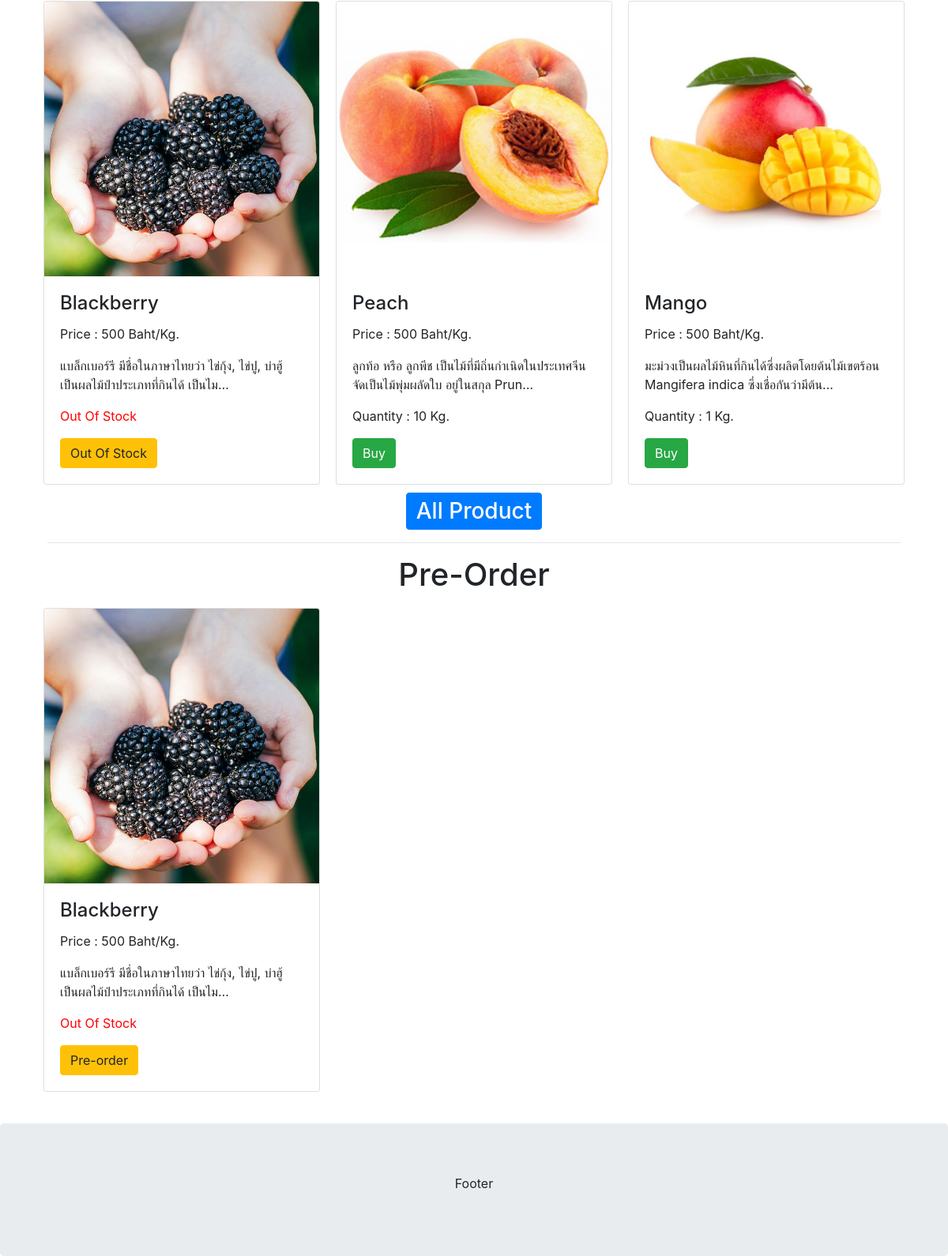
Before: / (lower part) with the older database file.
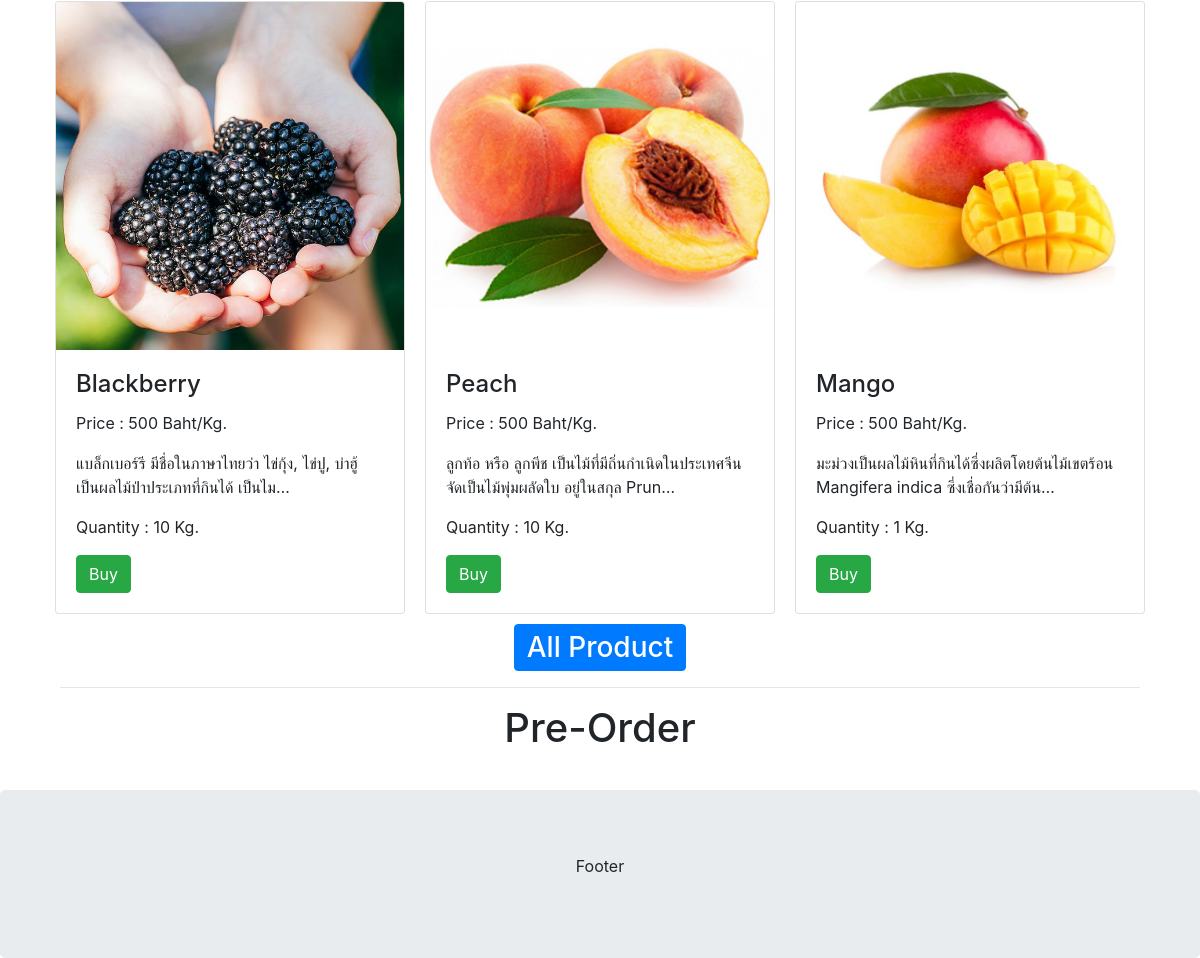
After: the same page with the newer database file.
### myapp/models.py (models this page shows, shortened)
class AllProduct (models.Model):
    name = models.CharField(max_length=100)
    price = models.CharField(max_length=100)
    detail = models.TextField(null=True, blank=True)
    imgUrl = models.CharField(max_length=200, null=True, blank=True)
    instock = models.BooleanField(default=True)
    quantity = models.IntegerField(default=1)
    unit = models.CharField(max_length=200, default="-")
    img = models.ImageField(upload_to="products", null=True, blank=True)

### myapp/views.py (the view)
# urls.py: 2. Add a URL to urlpatterns:  path('', Home.as_view(), name='home')
def Home(request):
    products = AllProduct.objects.all().order_by(
        'id').reverse()[:3]
    preorder = AllProduct.objects.filter(quantity__lte=0)
    context = {
        'AllProduct': products,
        'preorder': preorder
    }
    return render(request, 'myapp/home.html', context)

### myapp/templates/myapp/home.html (shortened to what this page needs)
{% extends 'myapp/base.html' %}
{% block content %}
<div class="container-fluid">
    <div class="row">
        {% for product in AllProduct %}
        <div class="col-sm-4" style="padding: 10px;">
            <div class="card" style="width: 350px;">
                {% if product.img %}
                <img class="card-img-top" src="{{ product.img.url }}" alt="Card image" width="300">
                {% elif product.imgUrl != None %}
                <img class="card-img-top" src="{{ product.imgUrl }}" alt="Card image" width="300">
                {% else %}
                <img class="card-img-top" src="/media/default.png" alt="Card image" width="300">
                {% endif %}
                <div class="card-body">
                    <h4 class="card-title">{{ product.name }}</h4>
                    <p class="card-text">Price : {{ product.price }} Baht/{{ product.unit }}</p>
                    <p class="card-text">{{ product.detail | truncatechars_html:90 }}</p>
                    {% if product.quantity > 0 %}
                    <p class="card-text">Quantity : {{ product.quantity }} {{ product.unit }}</p>
                    {% else %}
                    <p class="card-text">
                        <font color="red">Out Of Stock</font>
                    </p>
                    {% endif %}
                    {% if product.instock == True %}
                    <a href="#" class="btn btn-success">Buy</a>
                    {% else %}
                    <a href="#" class="btn btn-warning">Out Of Stock</a>
                    {% endif %}
                </div>
            </div>
        </div>
        {% endfor %}
    </div>
</div>
<div class="container">
    <center>
        <a class="btn btn-primary" href=" {% url 'product-page' %}">
            <h3 style="margin: 0;">All Product</h3>
        </a>
    </center>
    <hr>
</div>
<div class=" container-fluid">
    <center>
        <h1>Pre-Order</h1>
    </center>
    <div class="row">
        {% for product in preorder %}
        <div class="col-sm-4" style="padding: 10px;">
            <div class="card" style="width: 350px;">
                {% if product.img %}
                <img class="card-img-top" src="{{ product.img.url }}" alt="Card image" width="300">
                {% elif product.imgUrl != None %}
                <img class="card-img-top" src="{{ product.imgUrl }}" alt="Card image" width="300">
                {% else %}
                <img class="card-img-top" src="/media/default.png" alt="Card image" width="300">
                {% endif %}
                <div class="card-body">
                    <h4 class="card-title">{{ product.name }}</h4>
                    <p class="card-text">Price : {{ product.price }} Baht/{{ product.unit }}</p>
                    <p class="card-text">{{ product.detail | truncatechars_html:90 }}</p>
                    {% if product.quantity > 0 %}
                    <p class="card-text">Quantity : {{ product.quantity }} {{ product.unit }}</p>
                    {% else %}
                    <p class="card-text">
                        <font color="red">Out Of Stock</font>
                    </p>
                    <a href="#" class="btn btn-warning">Pre-order</a>
                    {% endif %}
                </div>
            </div>
        </div>
        {% endfor %}
    </div>
</div>
{% endblock content %}

Changed rows visible on the page:
no longer on one of the page's lists (row edited): AllProduct: name "Blackberry", price "500", unit "Kg.", detail "แบล็กเบอร์รี มีชื่อในภาษาไทยว่า ไข่กุ้ง, ไข่ปู, บ่าฮู้ เป็นผลไม้ป่าประเภทที่กินได้ เป็นไม…"
changed AllProduct "Blackberry": quantity (not shown) → "10"; unit (not shown) → "Kg."; quantity "Out Of Stock" → "Quantity :"; instock "Out Of Stock" → "Buy"
